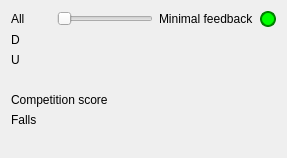
        <widget class="QWidget" name="widget_4" native="true">
         <layout class="QVBoxLayout" name="verticalLayout_7">
          <item>
           <widget class="QWidget" name="widget_5" native="true">
            <layout class="QHBoxLayout" name="horizontalLayout_15">
             <property name="margin">
              <number>0</number>
             </property>
             <item>
              <widget class="QLabel" name="lblAll">
               <property name="minimumSize">
                <size>
                 <width>40</width>
                 <height>0</height>
                </size>
               </property>
               <property name="maximumSize">
                <size>
                 <width>40</width>
                 <height>16777215</height>
                </size>
               </property>
               <property name="text">
                <string>All</string>
               </property>
              </widget>
             </item>
             <item>
              <widget class="QSlider" name="sldAllMin">
               <property name="minimumSize">
                <size>
                 <width>96</width>
                 <height>0</height>
                </size>
               </property>
               <property name="maximumSize">
                <size>
                 <width>96</width>
                 <height>16777215</height>
                </size>
               </property>
               <property name="orientation">
                <enum>Qt::Horizontal</enum>
               </property>
              </widget>
             </item>
             <item>
              <widget class="QLabel" name="lblMinFeedback">
               <property name="text">
                <string>Minimal feedback</string>
               </property>
              </widget>
             </item>
             <item>
              <widget class="QPushButton" name="btnIndication">
               <property name="minimumSize">
                <size>
                 <width>0</width>
                 <height>16</height>
                </size>
               </property>
               <property name="maximumSize">
                <size>
                 <width>16</width>
                 <height>16</height>
                </size>
               </property>
               <property name="styleSheet">
                <string notr="true">QPushButton {
     border: 2px solid green;
     border-radius: 8px;
	 background-color: rgb(0, 255, 0);
 }</string>
               </property>
               <property name="text">
                <string/>
               </property>
              </widget>
             </item>
            </layout>
           </widget>
          </item>
          <item>
           <widget class="QWidget" name="widget_6" native="true">
            <layout class="QHBoxLayout" name="horizontalLayout_11">
             <property name="spacing">
              <number>6</number>
             </property>
             <property name="margin">
              <number>0</number>
             </property>
             <item>
              <widget class="QLabel" name="lblDownlink">
               <property name="text">
                <string>D</string>
               </property>
              </widget>
             </item>
             <item>
              <widget class="QLabel" name="lblDownlinkData">
               <property name="text">
                <string/>
               </property>
              </widget>
             </item>
            </layout>
           </widget>
          </item>
          <item>
           <widget class="QWidget" name="widget_7" native="true">
            <layout class="QHBoxLayout" name="horizontalLayout_16">
             <property name="spacing">
              <number>6</number>
             </property>
             <property name="margin">
              <number>0</number>
             </property>
             <item>
              <widget class="QLabel" name="lblUplink">
               <property name="text">
                <string>U</string>
               </property>
              </widget>
             </item>
             <item>
              <widget class="QLabel" name="lblUplinkData">
               <property name="text">
                <string/>
               </property>
              </widget>
             </item>
            </layout>
           </widget>
          </item>
          <item>
           <widget class="QWidget" name="widget_10" native="true">
            <layout class="QHBoxLayout" name="horizontalLayout_19">
             <property name="margin">
              <number>0</number>
             </property>
             <item>
              <widget class="QLabel" name="lblSimTime">
               <property name="text">
                <string/>
               </property>
              </widget>
             </item>
            </layout>
           </widget>
          </item>
          <item>
           <widget class="QWidget" name="widget_8" native="true">
            <layout class="QHBoxLayout" name="horizontalLayout_17">
             <property name="margin">
              <number>0</number>
             </property>
             <item>
              <widget class="QLabel" name="lblScore">
               <property name="text">
                <string>Competition score</string>
               </property>
              </widget>
             </item>
             <item>
              <widget class="QLabel" name="lblScoreData">
               <property name="text">
                <string/>
               </property>
              </widget>
             </item>
            </layout>
           </widget>
          </item>
          <item>
           <widget class="QWidget" name="widget_9" native="true">
            <layout class="QHBoxLayout" name="horizontalLayout_18">
             <property name="margin">
              <number>0</number>
             </property>
             <item>
              <widget class="QLabel" name="lblFalls">
               <property name="text">
                <string>Falls</string>
               </property>
              </widget>
             </item>
             <item>
              <widget class="QLabel" name="lblFallsData">
               <property name="text">
                <string/>
               </property>
              </widget>
             </item>
            </layout>
           </widget>
          </item>
          <item>
           <widget class="QLabel" name="lblMsg">
            <property name="text">
             <string/>
            </property>
           </widget>
          </item>
         </layout>
        </widget>
